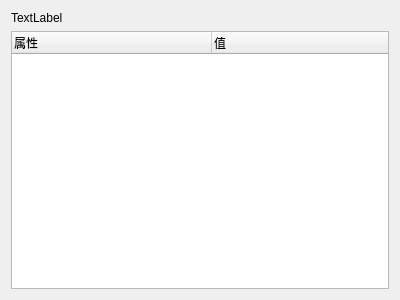
<?xml version="1.0" encoding="UTF-8"?>
<ui version="4.0">
    <class>FormGpioAttribute</class>
    <widget class="QWidget" name="FormGpioAttribute">
        <property name="geometry">
            <rect>
                <x>0</x>
                <y>0</y>
                <width>400</width>
                <height>300</height>
            </rect>
        </property>
        <property name="windowTitle">
            <string>FormGpioAttribute</string>
  </property>
        <layout class="QGridLayout" name="gridLayout">
            <item row="0" column="0">
                <widget class="QLabel" name="u_labelTitle">
                    <property name="text">
                        <string>TextLabel</string>
                    </property>
                </widget>
            </item>
            <item row="1" column="0">
                <widget class="QTreeWidget" name="u_treeWidget">
                    <attribute name="headerCascadingSectionResizes">
                        <bool>true</bool>
                    </attribute>
                    <attribute name="headerMinimumSectionSize">
                        <number>50</number>
                    </attribute>
                    <attribute name="headerDefaultSectionSize">
                        <number>200</number>
                    </attribute>
                    <attribute name="headerStretchLastSection">
      <bool>true</bool>
     </attribute>
     <column>
      <property name="text">
       <string>属性</string>
      </property>
      <property name="statusTip">
       <string/>
      </property>
     </column>
     <column>
      <property name="text">
       <string>值</string>
      </property>
     </column>
    </widget>
   </item>
  </layout>
 </widget>
 <resources/>
 <connections/>
</ui>
